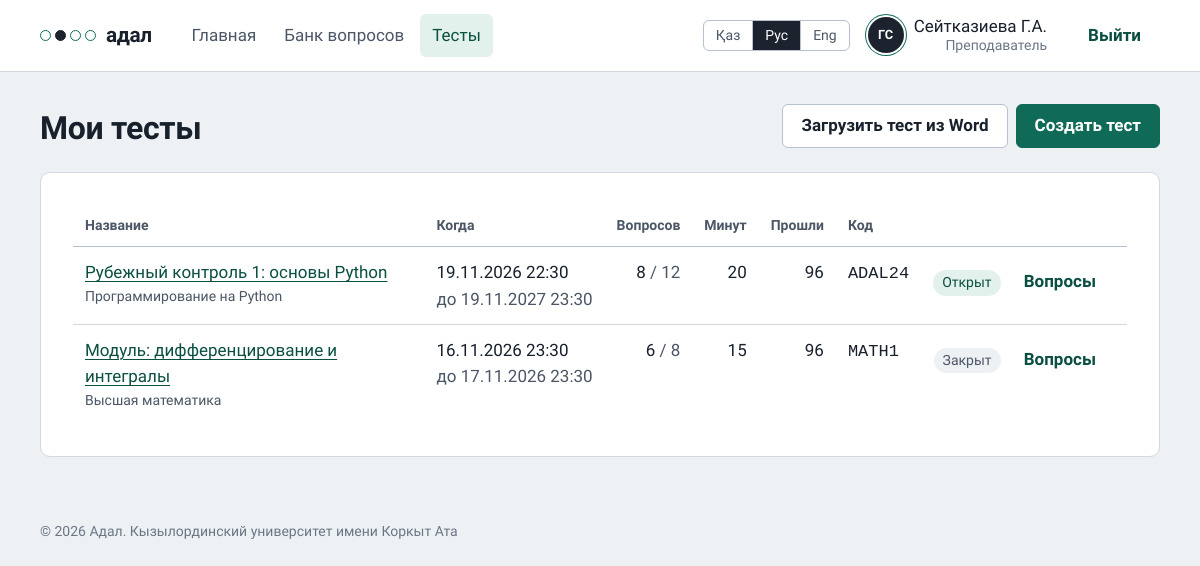
Screenshot of /exams/ (signed in) with the database file from the repository.
### accounts/models.py (models this page shows, shortened)
class User(AbstractBaseUser, PermissionsMixin):
    class Role(models.TextChoices):
        STUDENT = "student", _("Студент")
        TEACHER = "teacher", _("Преподаватель")
        ADMIN = "admin", _("Администратор")
    class Degree(models.TextChoices):
        BACHELOR = "bachelor", _("Бакалавриат")
        MASTER = "master", _("Магистратура")
        DOCTOR = "doctor", _("Докторантура")
    class ApplicationType(models.TextChoices):
        FIRST = "first", _("Первое высшее образование")
        SHORT = "short", _("Сокращённая программа (на базе ТиПО)")
        SECOND = "second", _("Второе высшее образование")
    class DocType(models.TextChoices):
        ID_CARD = "id_card", _("Удостоверение личности РК")
        PASSPORT = "passport", _("Паспорт")
        RESIDENCE = "residence", _("Вид на жительство")
    class Language(models.TextChoices):
        KAZAKH = "kk", _("Қазақша")
        RUSSIAN = "ru", _("Русский")
        ENGLISH = "en", "English"
    iin = models.CharField(_("ИИН"), max_length=12, unique=True)
    first_name = models.CharField(_("Имя"), max_length=80)
    last_name = models.CharField(_("Фамилия"), max_length=80)
    patronymic = models.CharField(_("Отчество"), max_length=80, blank=True)
    email = models.EmailField(_("Эл. почта"), blank=True)
    role = models.CharField(_("Роль"), max_length=10, choices=Role.choices, default=Role.STUDENT)
    group = models.CharField(_("Группа"), max_length=30, blank=True)
    interface_language = models.CharField(
        _("Язык интерфейса"), max_length=2, choices=Language.choices, default=Language.RUSSIAN)
    degree = models.CharField(_("Академическая степень"), max_length=10,
                              choices=Degree.choices, default=Degree.BACHELOR)
    application_type = models.CharField(_("Заявление"), max_length=10,
                                        choices=ApplicationType.choices, default=ApplicationType.FIRST)
    citizenship = models.CharField(_("Страна"), max_length=60, default="Казахстан")
    doc_type = models.CharField(_("Документ"), max_length=10, choices=DocType.choices,
                                default=DocType.ID_CARD)
    doc_number = models.CharField(_("Номер документа"), max_length=20, blank=True)
    study_language = models.CharField(_("Язык обучения"), max_length=2,
                                      choices=Language.choices, default=Language.KAZAKH)
    birth_date = models.DateField(_("Дата рождения"), null=True, blank=True)
    avatar = models.ImageField(_("Фото профиля"), upload_to="avatars/", blank=True)
    is_active = models.BooleanField(default=True)
    is_staff = models.BooleanField(default=False)
    date_joined = models.DateTimeField(default=timezone.now)
    objects = UserManager()
    USERNAME_FIELD = "iin"
    REQUIRED_FIELDS = ["first_name", "last_name"]
    class Meta:
        verbose_name = _("пользователь")
        verbose_name_plural = _("пользователи")
        ordering = ["last_name", "first_name"]
    @property
    def short_name(self) -> str:
        initials = "".join(f"{p[0]}." for p in (self.first_name, self.patronymic) if p)
        return f"{self.last_name} {initials}".strip()
    @property
    def initials(self) -> str:
        return "".join(p[0] for p in (self.first_name, self.last_name) if p).upper()
    @property
    def is_teacher(self) -> bool:
        return self.role in (self.Role.TEACHER, self.Role.ADMIN)

### exams/models.py (models this page shows, shortened)
class Exam(models.Model):
    title = models.CharField(_("Название"), max_length=200)
    subject = models.ForeignKey(Subject, on_delete=models.PROTECT, related_name="exams",
                                verbose_name=_("Дисциплина"))
    author = models.ForeignKey(settings.AUTH_USER_MODEL, on_delete=models.CASCADE,
                               related_name="exams")
    topic = models.CharField(_("Только тема"), max_length=150, blank=True,
                             help_text=_("Оставьте пустым, чтобы брать вопросы по всей дисциплине"))
    question_count = models.PositiveSmallIntegerField(_("Вопросов в варианте"), default=20)
    duration_minutes = models.PositiveSmallIntegerField(_("Время, минут"), default=30)
    opens_at = models.DateTimeField(_("Открывается"))
    closes_at = models.DateTimeField(_("Закрывается"))
    groups = models.CharField(_("Группы"), max_length=300, blank=True,
                              help_text=_("Через запятую, например: ИС-21, ИС-22. Если оставить пустым, тест увидят все группы"))
    access_code = models.CharField(_("Код доступа"), max_length=12,
                                   help_text=_("Преподаватель говорит его вслух в аудитории"))
    allowed_ip_prefix = models.CharField(
        _("Разрешённая сеть"), max_length=60, blank=True,
        help_text=_("Начало IP-адресов компьютерного класса, например 10.12.5. Если оставить пустым, тест откроется из любой сети"))
    max_violations = models.PositiveSmallIntegerField(
        _("Нарушений до завершения"), default=3,
        help_text=_("Уход со страницы, выход из полноэкранного режима и т. п."))
    show_review = models.BooleanField(_("Показать студенту разбор после теста"), default=False)
    questions = models.ManyToManyField("Question", related_name="exams", blank=True,
                                       verbose_name=_("Вопросы теста"))
    is_published = models.BooleanField(_("Опубликован"), default=True)
    created_at = models.DateTimeField(auto_now_add=True)
    class Meta:
        verbose_name = _("тест")
        verbose_name_plural = _("тесты")
        ordering = ["-opens_at"]

class Subject(models.Model):
    name = models.CharField(_("Название"), max_length=150, unique=True)
    class Meta:
        verbose_name = _("дисциплина")
        verbose_name_plural = _("дисциплины")
        ordering = ["name"]
    def __str__(self):
        return self.name

### exams/views.py (the view)
# urls.py: path("exams/", views.exam_list, name="exam_list"),
@teacher_required
def exam_list(request):
    exams = (Exam.objects.filter(author=request.user).select_related("subject")
             .annotate(n_attempts=Count("attempts", filter=Q(attempts__archived=False)),
                       n_questions=Count("questions", distinct=True)))
    return render(request, "exams/exam_list.html", {"exams": exams, "now": timezone.now()})

### exams/views.py (called while the page is built)
def teacher_required(view):
    @wraps(view)
    @login_required
    def wrapper(request, *args, **kwargs):
        if not request.user.is_teacher:
            raise PermissionDenied
        return view(request, *args, **kwargs)
    return wrapper

### templates/exams/exam_list.html (shortened to what this page needs)
{% extends "base.html" %}
{% load i18n %}
{% block content %}
<div class="page-head">
  <h1>{% translate "Мои тесты" %}</h1>
  <div class="q-toolbar-actions">
    <a class="btn" href="{% url 'exams:exam_new' %}?source=word">{% translate "Загрузить тест из Word" %}</a>
    <a class="btn btn-primary" href="{% url 'exams:exam_new' %}">{% translate "Создать тест" %}</a>
  </div>
</div>
<section class="sheet">
  {% if exams %}
  <div class="table-wrap"><table>
    <thead><tr><th>{% translate "Название" %}</th><th>{% translate "Когда" %}</th><th class="right">{% translate "Вопросов" %}</th><th class="right">{% translate "Минут" %}</th><th class="right">{% translate "Прошли" %}</th><th>{% translate "Код" %}</th><th></th></tr></thead>
    <tbody>
    {% for e in exams %}
    <tr>
      <td><a href="{% url 'exams:exam_results' e.pk %}">{{ e.title }}</a><div class="small muted">{{ e.subject }}</div></td>
      <td class="num">{{ e.opens_at|date:"d.m.Y H:i" }}<br><span class="muted">{% translate "до" %} {{ e.closes_at|date:"d.m.Y H:i" }}</span></td>
      <td class="right num">{{ e.question_count }} <span class="muted">/ {{ e.n_questions }}</span></td>
      <td class="right num">{{ e.duration_minutes }}</td>
      <td class="right num">{{ e.n_attempts }}</td>
      <td><code>{{ e.access_code }}</code></td>
      <td class="right" style="white-space:nowrap">
        {% if e.opens_at <= now and now <= e.closes_at %}<span class="tag ok">{% translate "Открыт" %}</span>{% elif now > e.closes_at %}<span class="tag">{% translate "Закрыт" %}</span>{% else %}<span class="tag warn">{% translate "Скоро" %}</span>{% endif %}
        <a class="btn btn-quiet" href="{% url 'exams:exam_questions' e.pk %}">{% translate "Вопросы" %}</a>
      </td>
    </tr>
    {% endfor %}
    </tbody>
  </table></div>
  {% else %}
  <div class="empty"><p>{% translate "Тестов пока нет." %}</p><a class="btn btn-primary" href="{% url 'exams:exam_new' %}">{% translate "Создать тест" %}</a></div>
  {% endif %}
</section>
{% endblock %}

### templates/base.html (shortened to what this page needs)
{% load static i18n %}{% get_current_language as LANG %}<!doctype html>
<html lang="{{ LANG }}">
<head>
  <link rel="stylesheet" href="{% static 'css/app.css' %}?v=16">
</head>
<body class="{% block body_class %}{% endblock %}">
{% block chrome %}
<header class="topbar">
  <div class="topbar-in">
    <a class="wordmark" href="{% url 'dashboard' %}" aria-label="{% translate 'Адал, главная страница' %}">
      <span class="mark" aria-hidden="true"><i></i><i class="on"></i><i></i><i></i></span>{% translate "адал" %}
    </a>
    {% if user.is_authenticated %}
    {% with path=request.path %}
    <nav class="nav" aria-label="{% translate 'Разделы' %}">
      <a href="{% url 'dashboard' %}" {% if path == '/' %}aria-current="page"{% endif %}>{% translate "Главная" %}</a>
      {% if user.is_teacher %}
      <a href="{% url 'exams:question_list' %}" {% if '/bank/' in path %}aria-current="page"{% endif %}>{% translate "Банк вопросов" %}</a>
      <a href="{% url 'exams:exam_list' %}" {% if '/exams/' in path %}aria-current="page"{% endif %}>{% translate "Тесты" %}</a>
      {% endif %}
    </nav>
    {% endwith %}
    {% endif %}
    <div class="who">
      {% include "_lang.html" %}
      {% if user.is_authenticated %}
      <a class="who-link" href="{% url 'accounts:profile' %}" title="{% translate 'Профиль' %}">
        <span class="avatar" aria-hidden="true">{% if user.avatar %}<img src="{{ user.avatar.url }}" alt="">{% else %}{{ user.initials }}{% endif %}</span>
        <span class="who-name">{{ user.short_name }}<span>{{ user.get_role_display }}{% if user.group %}, {{ user.group }}{% endif %}</span></span>
      </a>
      <form method="post" action="{% url 'accounts:logout' %}">{% csrf_token %}
        <button class="btn btn-quiet logout" type="submit" aria-label="{% translate 'Выйти' %}">
          <span>{% translate "Выйти" %}</span>
        </button>
      </form>
      {% endif %}
    </div>
  </div>
</header>
{% endblock %}
<main class="{% block main_class %}page{% endblock %}">
  {% block content %}{% endblock %}
</main>
{% block footer %}<footer class="footer">{% translate "© 2026 Адал. Кызылординский университет имени Коркыт Ата" %}</footer>{% endblock %}
</body>
</html>

### static/css/app.css (style rules this page uses)
:root { --paper: #eef1f4; --sheet: #ffffff; --ink: #18202c; --ink-2: #4b5666; --ink-3: #6b7685; --rule: #d3d9e1; --rule-strong: #b7c0cc; --form: #0f6b58; --form-soft: #e3f1ec; --form-deep: #0a4f41; --graphite: #1c232e; --amber: #a85d00; --amber-soft: #fbf0df; --danger: #b0263a; --danger-soft: #fbe9ec; --focus: #2f6fe0; --font-ui: "Golos Text", "Segoe UI", system-ui, sans-serif; --font-read: "PT Serif", Georgia, "Times New Roman", serif; --step--1: 0.875rem; --step-0: 1.0625rem; --step-1: 1.25rem; --step-2: 1.5625rem; --step-3: 2rem; --step-4: 2.75rem; --r-s: 6px; --r-m: 10px; --gutter: clamp(16px, 4vw, 40px); }
*, *::before, *::after { box-sizing: border-box; }
html { -webkit-text-size-adjust: 100%; }
body { margin: 0; background: var(--paper); color: var(--ink); font: 400 var(--step-0)/1.55 var(--font-ui); font-feature-settings: "tnum" 0; }
a { color: var(--form-deep); text-underline-offset: 3px; }
h1, h2, h3 { line-height: 1.2; margin: 0 0 .5em; font-weight: 650; letter-spacing: -0.01em; }
h1 { font-size: var(--step-3); }
.muted { color: var(--ink-2); }
.small { font-size: var(--step--1); }
.num { font-variant-numeric: tabular-nums; }
.mark { display: inline-flex; gap: 4px; align-items: center; }
.mark i { width: 11px; height: 11px; border-radius: 50%; border: 1.6px solid var(--form); }
.mark i.on { background: var(--graphite); border-color: var(--graphite); }
.wordmark { display: inline-flex; align-items: center; gap: 10px; text-decoration: none; color: var(--ink); font-weight: 700; font-size: 1.3rem; letter-spacing: -0.02em; }
.topbar { background: var(--sheet); border-bottom: 1px solid var(--rule); }
.topbar-in { max-width: 1200px; margin: 0 auto; padding: 12px var(--gutter); display: flex; align-items: center; gap: 28px; flex-wrap: wrap; }
.nav { display: flex; gap: 4px; flex-wrap: wrap; }
.nav a { padding: 8px 12px; border-radius: var(--r-s); text-decoration: none; color: var(--ink-2); font-weight: 500; }
.nav a[aria-current="page"] { color: var(--form-deep); background: var(--form-soft); }
.who { margin-left: auto; display: flex; align-items: center; gap: 14px; }
.who-name { text-align: right; line-height: 1.25; }
.who-name span { display: block; font-size: var(--step--1); color: var(--ink-3); }
.page { max-width: 1200px; margin: 0 auto; padding: 32px var(--gutter) 64px; }
.page-head { display: flex; align-items: flex-end; justify-content: space-between; gap: 16px; flex-wrap: wrap; margin-bottom: 24px; }
.page-head h1 { margin: 0; }
.btn { display: inline-flex; align-items: center; justify-content: center; gap: 8px; min-height: 44px; padding: 0 18px; border-radius: var(--r-s); border: 1.5px solid var(--rule-strong); background: var(--sheet); color: var(--ink); font: 600 var(--step-0)/1 var(--font-ui); text-decoration: none; cursor: pointer; }
.btn-primary { background: var(--form); border-color: var(--form); color: #fff; }
.btn-quiet { border-color: transparent; background: transparent; color: var(--form-deep); }
.sheet { background: var(--sheet); border: 1px solid var(--rule); border-radius: var(--r-m); padding: clamp(20px, 3vw, 32px); }
.table-wrap { overflow-x: auto; }
table { width: 100%; border-collapse: collapse; }
th { text-align: left; font-weight: 600; font-size: var(--step--1); color: var(--ink-2); padding: 10px 12px; border-bottom: 1.5px solid var(--rule-strong); white-space: nowrap; }
td { padding: 12px; border-bottom: 1px solid var(--rule); vertical-align: top; }
tr:last-child td { border-bottom: 0; }
td.right, th.right { text-align: right; }
.tag { display: inline-block; padding: 2px 9px; border-radius: 99px; font-size: var(--step--1); font-weight: 500; background: var(--paper); color: var(--ink-2); white-space: nowrap; }
.tag.ok { background: var(--form-soft); color: var(--form-deep); }
.footer { max-width: 1200px; margin: 0 auto; padding: 0 var(--gutter) 32px; color: var(--ink-3); font-size: var(--step--1); }
td.num { white-space: nowrap; }
.avatar { position: relative; flex: none; display: grid; place-items: center; overflow: hidden; width: 36px; height: 36px; border-radius: 50%; background: var(--graphite); color: #fff; font-weight: 600; font-size: 0.8rem; letter-spacing: 0.02em; box-shadow: 0 0 0 2px var(--sheet), 0 0 0 3px var(--form); }
.who-link { display: flex; align-items: center; gap: 10px; color: inherit; text-decoration: none; padding: 4px 8px 4px 4px; border-radius: 99px; }
.q-toolbar-actions { display: flex; gap: 8px; flex-wrap: wrap; }

### rows the page displays
User: initials "ГС", short_name "Сейтказиева Г.А.", role "Преподаватель"
Exam: title "Рубежный контроль 1: основы Python", subject "Программирование на Python", opens_at "19.11.2026 22:30", closes_at "19.11.2027 23:30", question_count "8", n_questions "12", duration_minutes "20", n_attempts "96", access_code "ADAL24"
Exam: title "Модуль: дифференцирование и интегралы", subject "Высшая математика", opens_at "16.11.2026 23:30", closes_at "17.11.2026 23:30", question_count "6", n_questions "8", duration_minutes "15", n_attempts "96", access_code "MATH1"
